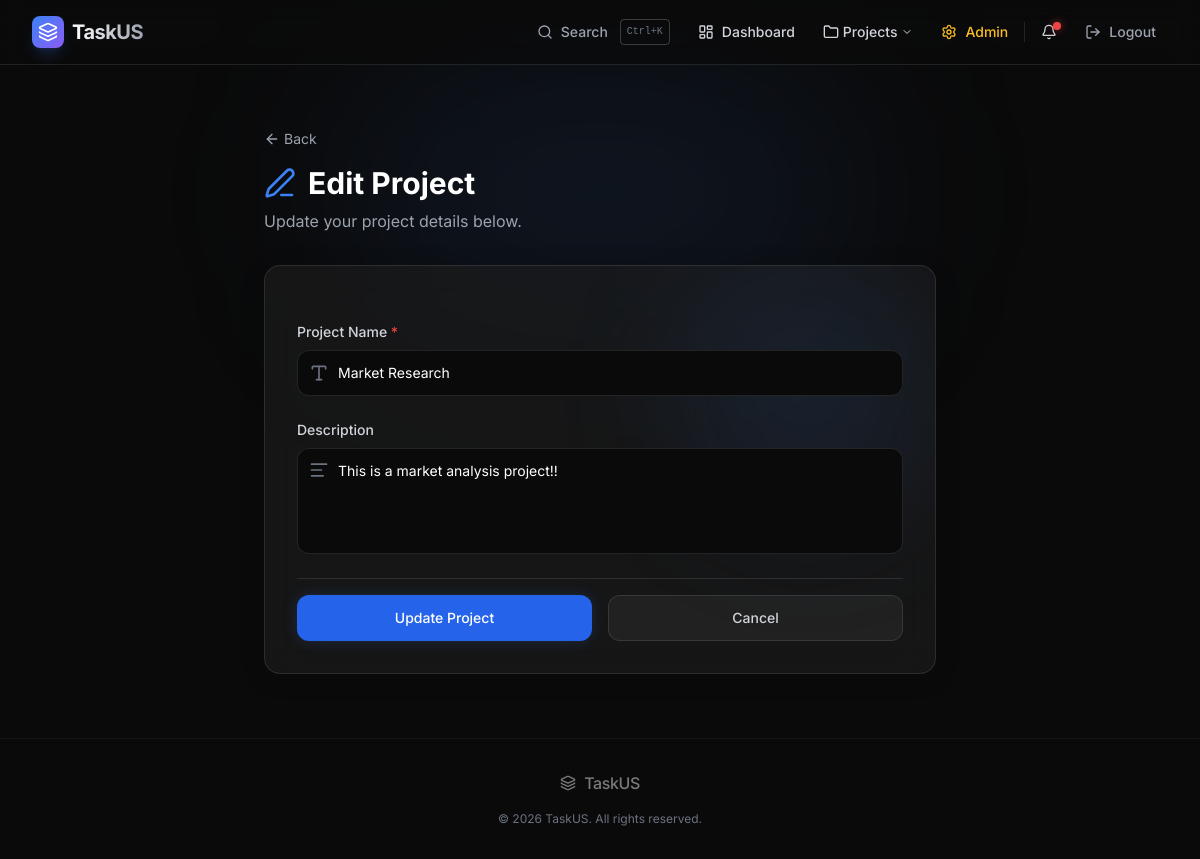
The app's page /projects/1/edit (signed in) with its own data.
### app.py (models this page shows)
class Project(db.Model):
    __tablename__ = 'projects'
    id = db.Column(db.Integer, primary_key=True)
    name = db.Column(db.String(140), nullable=False)
    description = db.Column(db.Text, nullable=True)
    created_at = db.Column(db.DateTime, default=datetime.utcnow)
    owner_id = db.Column(db.Integer, db.ForeignKey('users.id'), nullable=False)
    tasks = db.relationship('Task', backref='project', lazy=True, cascade='all, delete')
    members = db.relationship('ProjectMember', backref='project', lazy=True, cascade='all, delete')

### app.py (the view)
    def wrapped(*args, **kwargs):
        if not current_user():
            return redirect(url_for('login'))
        return view(*args, **kwargs)

### app.py (called while the page is built, shortened)
def current_user():
    user_id = session.get('user_id')
    if not user_id:
        return None
    return User.query.get(user_id)

@app.context_processor
def inject_global_data():
    user = current_user()
    if user:
        unread_notifications = Notification.query.filter_by(user_id=user.id, is_read=False).order_by(Notification.created_at.desc()).all()
        if user.role == 'Admin':
            all_projects = Project.query.order_by(Project.name).all()
        else:
            all_projects = Project.query.join(ProjectMember).filter(ProjectMember.user_id == user.id).order_by(Project.name).all()
        return dict(unread_notifications=unread_notifications, global_projects=all_projects)
    return dict(unread_notifications=[], global_projects=[])

def login_required(view):
    def wrapped(*args, **kwargs):
        if not current_user():
            return redirect(url_for('login'))
        return view(*args, **kwargs)
    wrapped.__name__ = view.__name__
    return wrapped

@app.after_request
def add_header(response):
    if 'user_id' not in session:
        response.headers['Cache-Control'] = 'no-store, no-cache, must-revalidate, post-check=0, pre-check=0, max-age=0'
        response.headers['Pragma'] = 'no-cache'
        response.headers['Expires'] = '-1'
    return response

@app.route('/projects/<int:project_id>/edit', methods=['GET', 'POST'])
@login_required
def edit_project(project_id):
    project = Project.query.get_or_404(project_id)
    user = current_user()
    if project.owner_id != user.id and user.role != 'Admin':
        flash('Only the project owner or an admin can edit this project.', 'error')
        return redirect(url_for('project_detail', project_id=project.id))
    return render_template('project_form.html', project=project, edit=True)

@app.context_processor
def utility_processor():
    return {'current_user': current_user, 'format_overdue': format_overdue}

### templates/project_form.html (shortened to what this page needs)
{% extends 'base.html' %}
{% block content %}
<div class="max-w-2xl mx-auto py-8">
    <div class="mb-8">
        <a href="{{ url_for('dashboard') if not edit else url_for('project_detail', project_id=project.id) }}" class="inline-flex items-center text-sm text-gray-400 hover:text-white transition-colors mb-4">
            <i data-lucide="arrow-left" class="w-4 h-4 mr-1"></i>
            Back
        </a>
        <h1 class="text-3xl font-bold text-white flex items-center gap-3">
            <i data-lucide="{{ 'edit-3' if edit else 'folder-plus' }}" class="w-8 h-8 text-brand-500"></i>
            {{ 'Edit Project' if edit else 'Create a New Project' }}
        </h1>
        <p class="mt-2 text-gray-400">{{ 'Update your project details below.' if edit else 'Set up a new project to organize your team\'s work.' }}</p>
    </div>
    <div class="glass-card p-6 md:p-8 rounded-2xl border border-white/10 relative overflow-hidden">
        <form method="post" class="space-y-6">
            <div class="space-y-2">
                <label for="name" class="block text-sm font-medium text-gray-300">
                    Project Name <span class="text-red-500">*</span>
                </label>
                <div class="relative">
                    <div class="absolute inset-y-0 left-0 pl-3 flex items-center pointer-events-none">
                    </div>
                    <input id="name" name="name" type="text" placeholder="e.g., Q3 Marketing Campaign" required value="{{ project.name if project else '' }}" class="glow-input block w-full pl-10 pr-3 py-3 rounded-xl border border-white/10 bg-dark-900 text-white placeholder-gray-500 focus:outline-none focus:ring-2 focus:ring-brand-500 focus:border-brand-500 transition-all sm:text-sm">
                </div>
            </div>
            <div class="space-y-2">
                <label for="description" class="block text-sm font-medium text-gray-300">
                    Description
                </label>
                <div class="relative">
                    <div class="absolute top-3 left-3 flex items-start pointer-events-none">
                    </div>
                    <textarea id="description" name="description" placeholder="Add optional details about your project goals and scope..." rows="4" class="glow-input block w-full pl-10 pr-3 py-3 rounded-xl border border-white/10 bg-dark-900 text-white placeholder-gray-500 focus:outline-none focus:ring-2 focus:ring-brand-500 focus:border-brand-500 transition-all sm:text-sm resize-none">{{ project.description if project else '' }}</textarea>
                </div>
            </div>
            <div class="pt-4 border-t border-white/10 flex flex-col sm:flex-row gap-4">
                <button type="submit" class="w-full sm:w-1/2 flex justify-center py-3 px-4 border border-transparent rounded-xl shadow-[0_0_15px_rgba(59,130,246,0.2)] text-sm font-medium text-white bg-brand-600 hover:bg-brand-500 focus:outline-none focus:ring-2 focus:ring-offset-2 focus:ring-offset-dark-950 focus:ring-brand-500 transition-all duration-200">
                    {{ 'Update Project' if edit else 'Create Project' }}
                </button>
                <a href="{{ url_for('dashboard') if not edit else url_for('project_detail', project_id=project.id) }}" class="w-full sm:w-1/2 flex justify-center py-3 px-4 border border-white/10 rounded-xl text-sm font-medium text-gray-300 bg-white/5 hover:bg-white/10 focus:outline-none focus:ring-2 focus:ring-offset-2 focus:ring-offset-dark-950 focus:ring-gray-500 transition-all duration-200">
                    Cancel
                </a>
            </div>
        </form>
    </div>
</div>
{% endblock %}

### static/styles.css (style rules this page uses)
body { -webkit-font-smoothing: antialiased; -moz-osx-font-smoothing: grayscale; }
.glass-card { background: rgba(30, 30, 30, 0.6); backdrop-filter: blur(16px); -webkit-backdrop-filter: blur(16px); border: 1px solid rgba(255, 255, 255, 0.05); box-shadow: 0 4px 24px -1px rgba(0, 0, 0, 0.2); transition: all 0.3s ease; }
.glow-input { background: rgba(0, 0, 0, 0.2); border: 1px solid rgba(255, 255, 255, 0.1); transition: all 0.3s ease; color: white; }

### records on screen
Project: name "Market Research", description "This is a market analysis project!!"

### other values on screen
{{ 'Edit Project' if edit else 'Create a New Project' }} "Edit Project"
{{ 'Update Project' if edit else 'Create Project' }} "Update Project"
